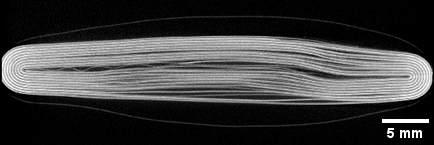
#> input picture at_T0_ws.png, 434 x 145 px
$ python -i common.py   (imports and definitions only)
#> lines starting #> are read from the running program, lines starting #| are printed output that depends on the picture; after the words box and inside, x2 and y2 are one past the last pixel; in counts of white or black regions, pixels touching at a corner belong together
"""Shared helpers: image loading, cell masks and intensity normalisation."""
from pathlib import Path

import numpy as np
from PIL import Image
from scipy import ndimage as ndi
from skimage.filters import threshold_otsu

ROOT = Path(__file__).resolve().parents[1]
PROCESSED = ROOT / "data/processed"
RESULTS = ROOT / "results"


def load_gray(path) -> np.ndarray:
    return np.array(Image.open(path)).astype(np.float32)


def save_gray(arr: np.ndarray, path) -> None:
    Image.fromarray(np.clip(arr, 0, 255).astype(np.uint8)).save(path)


def cell_mask(img: np.ndarray, sigma: float = 3) -> np.ndarray:
    """Largest bright connected region (the pouch-cell body)."""
#> called with sigma = 3
    s = ndi.gaussian_filter(img.astype(float), sigma)
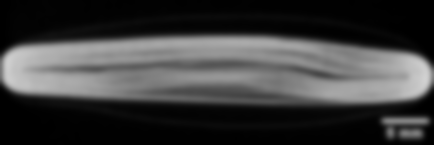
#> s: shape (145, 434) float64; min 0, max 209.2, mean 61
    m = s > threshold_otsu(s)
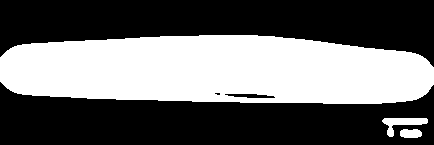
#> m: shape (145, 434) bool; 41% white; 3 white regions, box (x1, y1, x2, y2) and area: (0, 35, 434, 104) 25279, (382, 118, 428, 137) 370, (400, 129, 422, 138) 172
    lab, n = ndi.label(m)
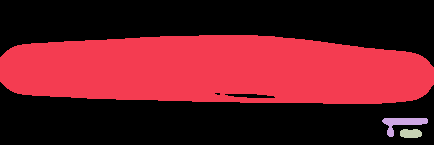
#> lab: shape (145, 434) int32; 4 distinct labels, from 0 to 3; one colour per label, 0 black
#> n = 3
    if n == 0:
        return m
    m = lab == (np.argmax(ndi.sum(m, lab, range(1, n + 1))) + 1)
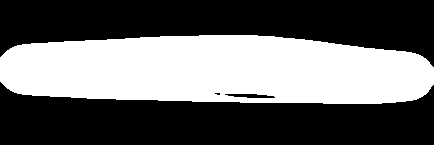
#> m: shape (145, 434) bool; 40.2% white; 1 white region, box (x1, y1, x2, y2) and area: (0, 35, 434, 104) 25279
    return ndi.binary_fill_holes(ndi.binary_closing(m, iterations=3))
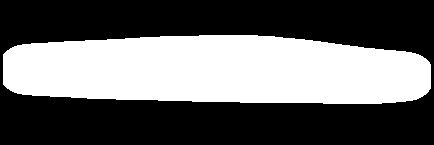
#> returned value: shape (145, 434) bool; 40.2% white; 1 white region, box (x1, y1, x2, y2) and area: (3, 35, 431, 104) 25285


def fov_mask(img: np.ndarray) -> np.ndarray:
    """Pixels inside the reconstructed field of view (excludes the black
    corners outside the circular FOV of the bf_* scans)."""
    s = ndi.gaussian_filter(img.astype(float), 2)
    m = ndi.binary_fill_holes(s > 8)
    return ndi.binary_erosion(m, iterations=3)


def norm_params(img: np.ndarray, valid: np.ndarray | None = None):
    """Map background -> 0 and bright cell material -> 1.

    Background = median of a ring just outside the cell; bright level =
    99th percentile inside the cell.  Uses only image content, so the same
    rule is applied to synthetic training inputs and to the real bf_ scans.
    """
    m = cell_mask(img)
    ring = ndi.binary_dilation(m, iterations=25) & ~ndi.binary_dilation(m, iterations=8)
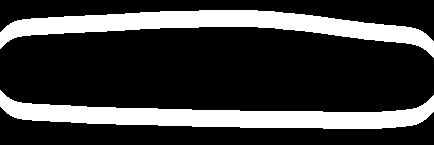
#> ring: shape (145, 434) bool; 23.4% white; 2 white regions, box (x1, y1, x2, y2) and area: (0, 10, 434, 58) 7378, (0, 90, 434, 129) 7378
    if valid is not None:
        ring &= valid
    lo = float(np.median(img[ring])) if ring.any() else float(np.percentile(img, 5))
#> lo = 3
    hi = float(np.percentile(img[m], 99)) if m.any() else float(img.max())
#> hi = 234
    return lo, max(hi - lo, 1e-3)


def normalise(img, lo, scale):
    return (img - lo) / scale


def denormalise(x, lo, scale):
    return x * scale + lo

>>> import cv2
>>> picture = cv2.imread('../at_T0_ws.png', cv2.IMREAD_GRAYSCALE)
>>> result = norm_params(picture)
#> result = (3, 231)

$ run again, on at_T2_ws.png
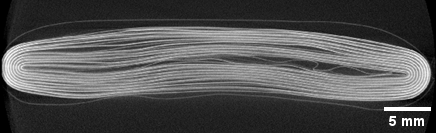
#> input picture at_T2_ws.png, 436 x 133 px
#> in cell_mask, `lab, n = ndi.label(m)`:
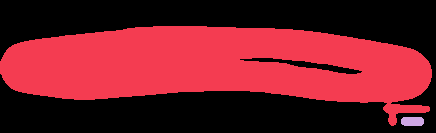
#> lab: shape (133, 436) int32; 3 distinct labels, from 0 to 2; one colour per label, 0 black
#> n = 2
#> in norm_params, `ring = ndi.binary_dilation(m, iterations=25) & ~ndi.binary_dilation(m,..`:
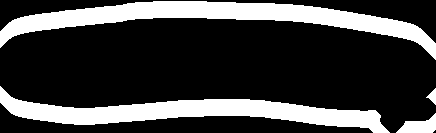
#> ring: shape (133, 436) bool; 25% white; 4 white regions, box (x1, y1, x2, y2) and area: (0, 1, 436, 60) 7412, (0, 86, 390, 133) 6566, (396, 113, 436, 133) 450, (426, 88, 436, 105) 83
#> lo = 33
#> hi = 238
#> result = (33, 205)

$ run again, on bf_T0.png
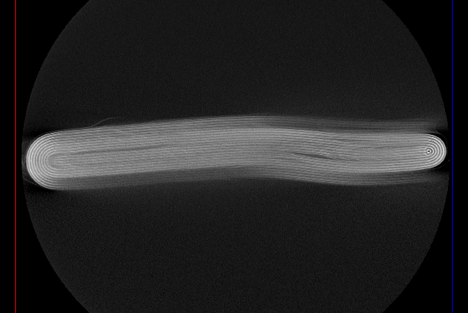
#> input picture bf_T0.png, 468 x 313 px
#> in cell_mask, `m = s > threshold_otsu(s)`:
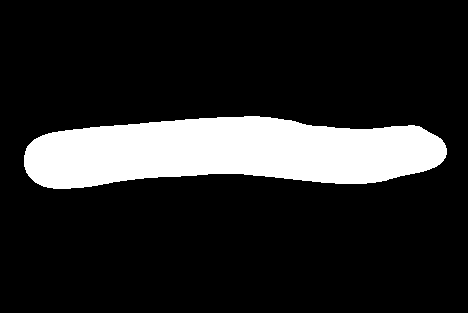
#> m: shape (313, 468) bool; 15.6% white; 1 white region, box (x1, y1, x2, y2) and area: (24, 116, 447, 189) 22813
#> n = 1
#> in norm_params, `ring = ndi.binary_dilation(m, iterations=25) & ~ndi.binary_dilation(m,..`:
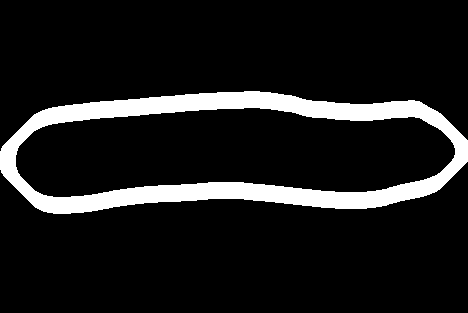
#> ring: shape (313, 468) bool; 10.9% white; 1 white region, box (x1, y1, x2, y2) and area: (0, 91, 468, 214) 16032
#> lo = 27
#> hi = 182
#> result = (27, 155)

$ run again, on bf_T0_2.png
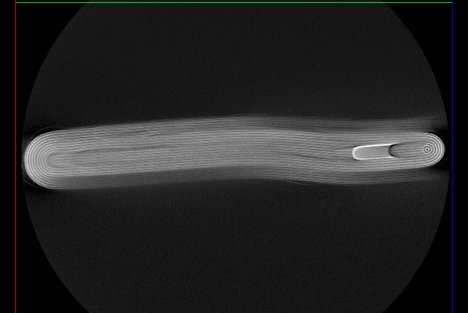
#> input picture bf_T0_2.png, 468 x 313 px
#> in cell_mask, `m = s > threshold_otsu(s)`:
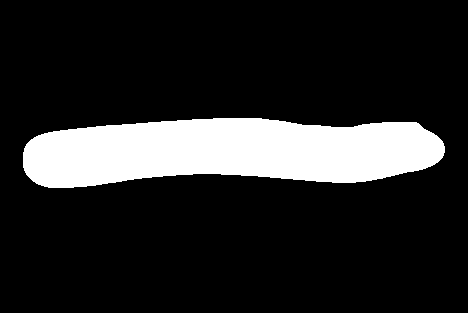
#> m: shape (313, 468) bool; 15.6% white; 1 white region, box (x1, y1, x2, y2) and area: (23, 118, 445, 188) 22779
#> n = 1
#> in norm_params, `ring = ndi.binary_dilation(m, iterations=25) & ~ndi.binary_dilation(m,..`:
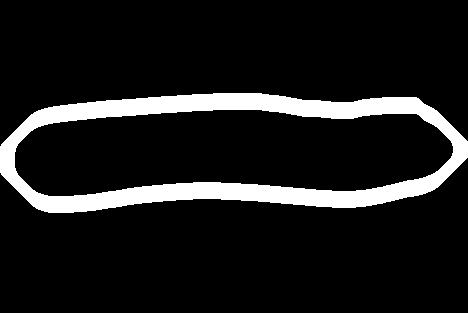
#> ring: shape (313, 468) bool; 10.9% white; 1 white region, box (x1, y1, x2, y2) and area: (0, 93, 468, 213) 16023
#> lo = 26
#> hi = 187
#> result = (26, 161)
